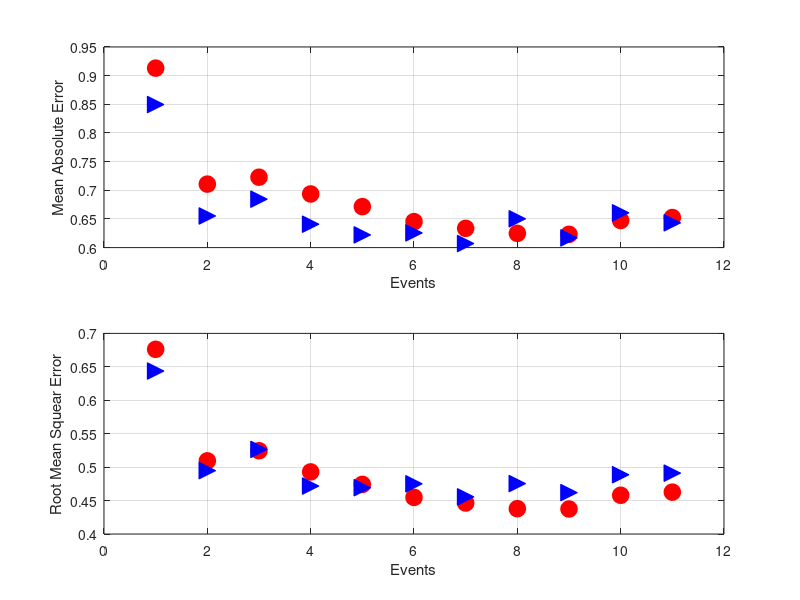

MATLAB code to generate this figure: (Note: this script raises an error after producing the figure.)
% in the test we increasing add predictors to the model.
% the purpose of the test is to find out which combination of
% parameters is the best to reporduce DMS concentrations. We keep
% monitoring RMSE for both training and validating data.
clc; clear all; close all;
addpath('~/myfun')
MAE_train = [0.676189; 0.509402; 0.524563; 0.492862; 0.474161; ...
             0.454803; 0.446322; 0.437850; 0.437410; 0.457933; ...
             0.462586];

MAE_test  = [0.643718; 0.494756; 0.526532; 0.471693; 0.469218; ...
             0.475076; 0.455545; 0.475366; 0.461904; 0.488614; ...
             0.491025];

RMSE_train = [0.913077; 0.710745; 0.72278; 0.693568; 0.671465; ...
              0.645273; 0.633595; 0.624832; 0.623125; 0.64732; ...
              0.652418];
              
RMSE_test  = [0.849590; 0.655187; 0.684520; 0.640831; 0.622151; ...
              0.625599; 0.607084; 0.650263; 0.616875; 0.660691; ...
              0.643232];

figure(1)
subplot(2,1,1)
plot(RMSE_train,'ro','MarkerSize',12,'MarkerFaceColor','red')
hold on
plot(RMSE_test ,'b>','MarkerSize',12,'MarkerFaceColor','blue')
grid on
hold off
xlabel('Events')
ylabel('Mean Absolute Error')
subplot(2,1,2)
plot(MAE_train,'ro','MarkerSize',12,'MarkerFaceColor','red')
hold on
plot(MAE_test ,'b>','MarkerSize',12,'MarkerFaceColor','blue')
grid on
xlabel('Events')
ylabel('Root Mean Squear Error')
hold off
exportfig(gcf,'Para_test','color','rgb','fontsize',12,'fontmode','fixed','renderer','painters')

% pbaspect([2 1 1])

